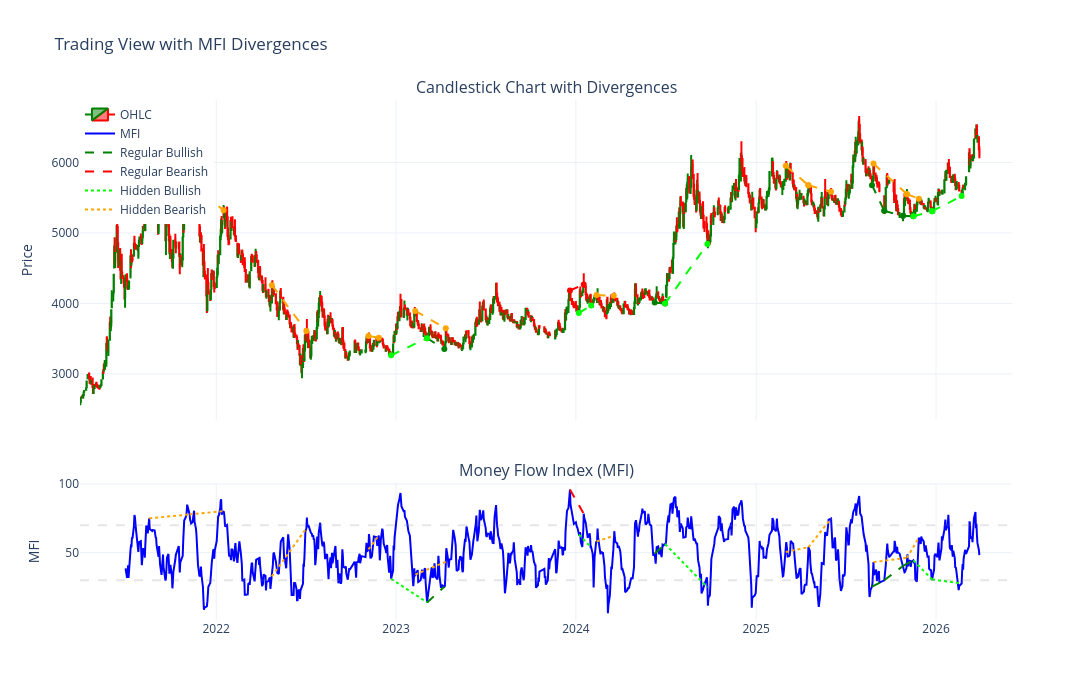

Write notebook code for a chart like this one.
### Code cell
# Plot divergence lines on the chart
fig_div = make_subplots(
    rows=2, cols=1,
    shared_xaxes=True,
    vertical_spacing=0.12,
    row_heights=[0.7, 0.3],
    subplot_titles=("Candlestick Chart with Divergences", "Money Flow Index (MFI)")
)

# Add candlestick chart
fig_div.add_trace(
    go.Candlestick(
        x=df_plot['Date_str'],
        open=df_plot['Open'],
        high=df_plot['High'],
        low=df_plot['Low'],
        close=df_plot['Close'],
        name='OHLC',
        increasing_line_color='green',
        decreasing_line_color='red',
    ),
    row=1, col=1
)

# Add MFI
fig_div.add_trace(
    go.Scatter(
        x=df_plot['Date_str'],
        y=df_plot['mfi'],
        mode='lines',
        name='MFI',
        line=dict(color='blue', width=2)
      
    ),
    row=2, col=1
)

# Regular Bullish on PRICE
for p1, p2 in regular_bullish:
    fig_div.add_trace(
        go.Scatter(
            x=[df_plot['Date_str'].iloc[p1], df_plot['Date_str'].iloc[p2]],
            y=[df_plot['Close'].iloc[p1], df_plot['Close'].iloc[p2]],
            mode='lines+markers',
            line=dict(color='green', dash='dash', width=2),
            showlegend=False,
            hovertemplate='Regular Bullish<extra></extra>'
        ),
        row=1, col=1
    )

# Regular Bearish on PRICE
for p1, p2 in regular_bearish:
    fig_div.add_trace(
        go.Scatter(
            x=[df_plot['Date_str'].iloc[p1], df_plot['Date_str'].iloc[p2]],
            y=[df_plot['Close'].iloc[p1], df_plot['Close'].iloc[p2]],
            mode='lines+markers',
            line=dict(color='red', dash='dash', width=2),
            showlegend=False,
            hovertemplate='Regular Bearish<extra></extra>'
        ),
        row=1, col=1
    )

# Hidden Bullish on PRICE
for p1, p2 in hidden_bullish:
    fig_div.add_trace(
        go.Scatter(
            x=[df_plot['Date_str'].iloc[p1], df_plot['Date_str'].iloc[p2]],
            y=[df_plot['Close'].iloc[p1], df_plot['Close'].iloc[p2]],
            mode='lines+markers',
            line=dict(color='lime', dash='dash', width=2),
            showlegend=False,
            hovertemplate='Hidden Bullish<extra></extra>'
        ),
        row=1, col=1
    )

# Hidden Bearish on PRICE
for p1, p2 in hidden_bearish:
    fig_div.add_trace(
        go.Scatter(
            x=[df_plot['Date_str'].iloc[p1], df_plot['Date_str'].iloc[p2]],
            y=[df_plot['Close'].iloc[p1], df_plot['Close'].iloc[p2]],
            mode='lines+markers',
            line=dict(color='orange', dash='dash', width=2),
            showlegend=False,
            hovertemplate='Hidden Bearish<extra></extra>'
        ),
        row=1, col=1
    )

# Regular Bullish on MFI
for p1, p2 in regular_bullish:
    fig_div.add_trace(
        go.Scatter(
            x=[df_plot['Date_str'].iloc[p1], df_plot['Date_str'].iloc[p2]],
            y=[df_plot['mfi'].iloc[p1], df_plot['mfi'].iloc[p2]],
            mode='lines',
            line=dict(color='green', dash='dash', width=2),
            showlegend=False,
            hovertemplate='Regular Bullish<extra></extra>'
        ),
        row=2, col=1
    )

# Regular Bearish on MFI
for p1, p2 in regular_bearish:
    fig_div.add_trace(
        go.Scatter(
            x=[df_plot['Date_str'].iloc[p1], df_plot['Date_str'].iloc[p2]],
            y=[df_plot['mfi'].iloc[p1], df_plot['mfi'].iloc[p2]],
            mode='lines',
            line=dict(color='red', dash='dash', width=2),
            showlegend=False,
            hovertemplate='Regular Bearish<extra></extra>'
        ),
        row=2, col=1
    )

# Hidden Bullish on MFI
for p1, p2 in hidden_bullish:
    fig_div.add_trace(
        go.Scatter(
            x=[df_plot['Date_str'].iloc[p1], df_plot['Date_str'].iloc[p2]],
            y=[df_plot['mfi'].iloc[p1], df_plot['mfi'].iloc[p2]],
            mode='lines',
            line=dict(color='lime', dash='dot', width=2),
            showlegend=False,
            hovertemplate='Hidden Bullish<extra></extra>'
        ),
        row=2, col=1
    )

# Hidden Bearish on MFI
for p1, p2 in hidden_bearish:
    fig_div.add_trace(
        go.Scatter(
            x=[df_plot['Date_str'].iloc[p1], df_plot['Date_str'].iloc[p2]],
            y=[df_plot['mfi'].iloc[p1], df_plot['mfi'].iloc[p2]],
            mode='lines',
            line=dict(color='orange', dash='dot', width=2),
            showlegend=False,
            hovertemplate='Hidden Bearish<extra></extra>'
        ),
        row=2, col=1
    )

# Add overbought/oversold lines (faded)
fig_div.add_hline(y=70, line_dash="dash", line_color="rgba(128, 128, 128, 0.2)", row=2)
fig_div.add_hline(y=30, line_dash="dash", line_color="rgba(128, 128, 128, 0.2)", row=2)

# Add legend entries manually
fig_div.add_trace(go.Scatter(x=[None], y=[None], mode='lines', 
                         line=dict(color='green', dash='dash', width=2), 
                         name='Regular Bullish'), row=1, col=1)
fig_div.add_trace(go.Scatter(x=[None], y=[None], mode='lines', 
                         line=dict(color='red', dash='dash', width=2), 
                         name='Regular Bearish'), row=1, col=1)
fig_div.add_trace(go.Scatter(x=[None], y=[None], mode='lines', 
                         line=dict(color='lime', dash='dot', width=2), 
                         name='Hidden Bullish'), row=1, col=1)
fig_div.add_trace(go.Scatter(x=[None], y=[None], mode='lines', 
                         line=dict(color='orange', dash='dot', width=2), 
                         name='Hidden Bearish'), row=1, col=1)

# Update layout
fig_div.update_layout(
    height=700,
    width=1400,
    title_text="Trading View with MFI Divergences",
    xaxis_rangeslider_visible=False,
    hovermode='x unified',
    template='plotly_white',
    legend=dict(x=0, y=1)
)

fig_div.update_yaxes(title_text="Price", row=1, col=1)
fig_div.update_yaxes(title_text="MFI", row=2, col=1)

# Print summary
print(f"Regular Bullish Divergences: {len(regular_bullish)}")
print(f"Regular Bearish Divergences: {len(regular_bearish)}")
print(f"Hidden Bullish Divergences: {len(hidden_bullish)}")
print(f"Hidden Bearish Divergences: {len(hidden_bearish)}")

fig_div.show()

### Figure 1 — Plotly figure (JSON) as saved in the notebook; plotly's stock layout.template omitted (floating-point values rounded to 4 significant figures; data arrays with more than 128 entries replaced by an {"elided": "..."} marker saying what was removed)
{"data": [{"close": {"elided": "1158 float values"}, "decreasing": {"line": {"color": "red"}}, "high": {"elided": "1158 float values"}, "increasing": {"line": {"color": "green"}}, "low": {"elided": "1158 float values"}, "name": "OHLC", "open": {"elided": "1158 float values"}, "type": "candlestick", "x": {"elided": "1158 str values"}, "xaxis": "x", "yaxis": "y"}, {"line": {"color": "blue", "width": 2}, "mode": "lines", "name": "MFI", "type": "scatter", "x": {"elided": "1158 str values"}, "xaxis": "x2", "y": {"elided": "1158 float values"}, "yaxis": "y2"}, {"hovertemplate": "Regular Bullish<extra></extra>", "line": {"color": "green", "dash": "dash", "width": 2}, "mode": "lines+markers", "showlegend": false, "type": "scatter", "x": ["2023-03-05", "2023-04-09"], "xaxis": "x", "y": [3507.0, 3352.0], "yaxis": "y"}, {"hovertemplate": "Regular Bullish<extra></extra>", "line": {"color": "green", "dash": "dash", "width": 2}, "mode": "lines+markers", "showlegend": false, "type": "scatter", "x": ["2024-06-09", "2024-06-30"], "xaxis": "x", "y": [4013.0, 3997.0], "yaxis": "y"}, {"hovertemplate": "Regular Bullish<extra></extra>", "line": {"color": "green", "dash": "dash", "width": 2}, "mode": "lines+markers", "showlegend": false, "type": "scatter", "x": ["2025-08-24", "2025-09-18"], "xaxis": "x", "y": [5678.0, 5314.0], "yaxis": "y"}, {"hovertemplate": "Regular Bullish<extra></extra>", "line": {"color": "green", "dash": "dash", "width": 2}, "mode": "lines+markers", "showlegend": false, "type": "scatter", "x": ["2025-09-18", "2025-10-26"], "xaxis": "x", "y": [5314.0, 5243.0], "yaxis": "y"}, {"hovertemplate": "Regular Bullish<extra></extra>", "line": {"color": "green", "dash": "dash", "width": 2}, "mode": "lines+markers", "showlegend": false, "type": "scatter", "x": ["2025-10-26", "2025-11-16"], "xaxis": "x", "y": [5243.0, 5237.0], "yaxis": "y"}, {"hovertemplate": "Regular Bearish<extra></extra>", "line": {"color": "red", "dash": "dash", "width": 2}, "mode": "lines+markers", "showlegend": false, "type": "scatter", "x": ["2023-12-20", "2024-01-17"], "xaxis": "x", "y": [4183.0, 4270.0], "yaxis": "y"}, {"hovertemplate": "Hidden Bullish<extra></extra>", "line": {"color": "lime", "dash": "dash", "width": 2}, "mode": "lines+markers", "showlegend": false, "type": "scatter", "x": ["2022-12-22", "2023-03-05"], "xaxis": "x", "y": [3263.0, 3507.0], "yaxis": "y"}, {"hovertemplate": "Hidden Bullish<extra></extra>", "line": {"color": "lime", "dash": "dash", "width": 2}, "mode": "lines+markers", "showlegend": false, "type": "scatter", "x": ["2024-01-07", "2024-02-01"], "xaxis": "x", "y": [3865.0, 3969.0], "yaxis": "y"}, {"hovertemplate": "Hidden Bullish<extra></extra>", "line": {"color": "lime", "dash": "dash", "width": 2}, "mode": "lines+markers", "showlegend": false, "type": "scatter", "x": ["2024-06-30", "2024-09-24"], "xaxis": "x", "y": [3997.0, 4844.0], "yaxis": "y"}, {"hovertemplate": "Hidden Bullish<extra></extra>", "line": {"color": "lime", "dash": "dash", "width": 2}, "mode": "lines+markers", "showlegend": false, "type": "scatter", "x": ["2025-11-16", "2025-12-24"], "xaxis": "x", "y": [5237.0, 5309.0], "yaxis": "y"}, {"hovertemplate": "Hidden Bullish<extra></extra>", "line": {"color": "lime", "dash": "dash", "width": 2}, "mode": "lines+markers", "showlegend": false, "type": "scatter", "x": ["2025-12-24", "2026-02-22"], "xaxis": "x", "y": [5309.0, 5524.0], "yaxis": "y"}, {"hovertemplate": "Hidden Bearish<extra></extra>", "line": {"color": "orange", "dash": "dash", "width": 2}, "mode": "lines+markers", "showlegend": false, "type": "scatter", "x": ["2021-08-18", "2021-11-08"], "xaxis": "x", "y": [6293.0, 5684.0], "yaxis": "y"}, {"hovertemplate": "Hidden Bearish<extra></extra>", "line": {"color": "orange", "dash": "dash", "width": 2}, "mode": "lines+markers", "showlegend": false, "type": "scatter", "x": ["2021-11-08", "2022-01-16"], "xaxis": "x", "y": [5684.0, 5324.0], "yaxis": "y"}, {"hovertemplate": "Hidden Bearish<extra></extra>", "line": {"color": "orange", "dash": "dash", "width": 2}, "mode": "lines+markers", "showlegend": false, "type": "scatter", "x": ["2022-04-24", "2022-07-03"], "xaxis": "x", "y": [4258.0, 3607.0], "yaxis": "y"}, {"hovertemplate": "Hidden Bearish<extra></extra>", "line": {"color": "orange", "dash": "dash", "width": 2}, "mode": "lines+markers", "showlegend": false, "type": "scatter", "x": ["2022-11-06", "2022-11-27"], "xaxis": "x", "y": [3537.0, 3514.0], "yaxis": "y"}, {"hovertemplate": "Hidden Bearish<extra></extra>", "line": {"color": "orange", "dash": "dash", "width": 2}, "mode": "lines+markers", "showlegend": false, "type": "scatter", "x": ["2023-02-09", "2023-04-12"], "xaxis": "x", "y": [3893.0, 3647.0], "yaxis": "y"}, {"hovertemplate": "Hidden Bearish<extra></extra>", "line": {"color": "orange", "dash": "dash", "width": 2}, "mode": "lines+markers", "showlegend": false, "type": "scatter", "x": ["2024-02-12", "2024-03-18"], "xaxis": "x", "y": [4121.0, 4108.0], "yaxis": "y"}, {"hovertemplate": "Hidden Bearish<extra></extra>", "line": {"color": "orange", "dash": "dash", "width": 2}, "mode": "lines+markers", "showlegend": false, "type": "scatter", "x": ["2025-03-02", "2025-04-17"], "xaxis": "x", "y": [5954.0, 5677.0], "yaxis": "y"}, {"hovertemplate": "Hidden Bearish<extra></extra>", "line": {"color": "orange", "dash": "dash", "width": 2}, "mode": "lines+markers", "showlegend": false, "type": "scatter", "x": ["2025-04-17", "2025-06-02"], "xaxis": "x", "y": [5677.0, 5587.0], "yaxis": "y"}, {"hovertemplate": "Hidden Bearish<extra></extra>", "line": {"color": "orange", "dash": "dash", "width": 2}, "mode": "lines+markers", "showlegend": false, "type": "scatter", "x": ["2025-08-27", "2025-11-03"], "xaxis": "x", "y": [5985.0, 5551.0], "yaxis": "y"}, {"hovertemplate": "Hidden Bearish<extra></extra>", "line": {"color": "orange", "dash": "dash", "width": 2}, "mode": "lines+markers", "showlegend": false, "type": "scatter", "x": ["2025-11-03", "2025-11-27"], "xaxis": "x", "y": [5551.0, 5486.0], "yaxis": "y"}, {"hovertemplate": "Regular Bullish<extra></extra>", "line": {"color": "green", "dash": "dash", "width": 2}, "mode": "lines", "showlegend": false, "type": "scatter", "x": ["2023-03-05", "2023-04-09"], "xaxis": "x2", "y": [13.76, 25.16], "yaxis": "y2"}, {"hovertemplate": "Regular Bullish<extra></extra>", "line": {"color": "green", "dash": "dash", "width": 2}, "mode": "lines", "showlegend": false, "type": "scatter", "x": ["2024-06-09", "2024-06-30"], "xaxis": "x2", "y": [49.34, 56.29], "yaxis": "y2"}, {"hovertemplate": "Regular Bullish<extra></extra>", "line": {"color": "green", "dash": "dash", "width": 2}, "mode": "lines", "showlegend": false, "type": "scatter", "x": ["2025-08-24", "2025-09-18"], "xaxis": "x2", "y": [25.21, 29.88], "yaxis": "y2"}, {"hovertemplate": "Regular Bullish<extra></extra>", "line": {"color": "green", "dash": "dash", "width": 2}, "mode": "lines", "showlegend": false, "type": "scatter", "x": ["2025-09-18", "2025-10-26"], "xaxis": "x2", "y": [29.88, 40.34], "yaxis": "y2"}, {"hovertemplate": "Regular Bullish<extra></extra>", "line": {"color": "green", "dash": "dash", "width": 2}, "mode": "lines", "showlegend": false, "type": "scatter", "x": ["2025-10-26", "2025-11-16"], "xaxis": "x2", "y": [40.34, 44.38], "yaxis": "y2"}, {"hovertemplate": "Regular Bearish<extra></extra>", "line": {"color": "red", "dash": "dash", "width": 2}, "mode": "lines", "showlegend": false, "type": "scatter", "x": ["2023-12-20", "2024-01-17"], "xaxis": "x2", "y": [95.98, 78.39], "yaxis": "y2"}, {"hovertemplate": "Hidden Bullish<extra></extra>", "line": {"color": "lime", "dash": "dot", "width": 2}, "mode": "lines", "showlegend": false, "type": "scatter", "x": ["2022-12-22", "2023-03-05"], "xaxis": "x2", "y": [30.95, 13.76], "yaxis": "y2"}, {"hovertemplate": "Hidden Bullish<extra></extra>", "line": {"color": "lime", "dash": "dot", "width": 2}, "mode": "lines", "showlegend": false, "type": "scatter", "x": ["2024-01-07", "2024-02-01"], "xaxis": "x2", "y": [63.19, 53.87], "yaxis": "y2"}, {"hovertemplate": "Hidden Bullish<extra></extra>", "line": {"color": "lime", "dash": "dot", "width": 2}, "mode": "lines", "showlegend": false, "type": "scatter", "x": ["2024-06-30", "2024-09-24"], "xaxis": "x2", "y": [56.29, 24.72], "yaxis": "y2"}, {"hovertemplate": "Hidden Bullish<extra></extra>", "line": {"color": "lime", "dash": "dot", "width": 2}, "mode": "lines", "showlegend": false, "type": "scatter", "x": ["2025-11-16", "2025-12-24"], "xaxis": "x2", "y": [44.38, 30.5], "yaxis": "y2"}, {"hovertemplate": "Hidden Bullish<extra></extra>", "line": {"color": "lime", "dash": "dot", "width": 2}, "mode": "lines", "showlegend": false, "type": "scatter", "x": ["2025-12-24", "2026-02-22"], "xaxis": "x2", "y": [30.5, 27.59], "yaxis": "y2"}, {"hovertemplate": "Hidden Bearish<extra></extra>", "line": {"color": "orange", "dash": "dot", "width": 2}, "mode": "lines", "showlegend": false, "type": "scatter", "x": ["2021-08-18", "2021-11-08"], "xaxis": "x2", "y": [75.04, 77.89], "yaxis": "y2"}, {"hovertemplate": "Hidden Bearish<extra></extra>", "line": {"color": "orange", "dash": "dot", "width": 2}, "mode": "lines", "showlegend": false, "type": "scatter", "x": ["2021-11-08", "2022-01-16"], "xaxis": "x2", "y": [77.89, 80.3], "yaxis": "y2"}, {"hovertemplate": "Hidden Bearish<extra></extra>", "line": {"color": "orange", "dash": "dot", "width": 2}, "mode": "lines", "showlegend": false, "type": "scatter", "x": ["2022-04-24", "2022-07-03"], "xaxis": "x2", "y": [32.73, 67.84], "yaxis": "y2"}, {"hovertemplate": "Hidden Bearish<extra></extra>", "line": {"color": "orange", "dash": "dot", "width": 2}, "mode": "lines", "showlegend": false, "type": "scatter", "x": ["2022-11-06", "2022-11-27"], "xaxis": "x2", "y": [52.38, 62.56], "yaxis": "y2"}, {"hovertemplate": "Hidden Bearish<extra></extra>", "line": {"color": "orange", "dash": "dot", "width": 2}, "mode": "lines", "showlegend": false, "type": "scatter", "x": ["2023-02-09", "2023-04-12"], "xaxis": "x2", "y": [34.1, 43.31], "yaxis": "y2"}, {"hovertemplate": "Hidden Bearish<extra></extra>", "line": {"color": "orange", "dash": "dot", "width": 2}, "mode": "lines", "showlegend": false, "type": "scatter", "x": ["2024-02-12", "2024-03-18"], "xaxis": "x2", "y": [58.14, 62.35], "yaxis": "y2"}, {"hovertemplate": "Hidden Bearish<extra></extra>", "line": {"color": "orange", "dash": "dot", "width": 2}, "mode": "lines", "showlegend": false, "type": "scatter", "x": ["2025-03-02", "2025-04-17"], "xaxis": "x2", "y": [50.47, 54.02], "yaxis": "y2"}, {"hovertemplate": "Hidden Bearish<extra></extra>", "line": {"color": "orange", "dash": "dot", "width": 2}, "mode": "lines", "showlegend": false, "type": "scatter", "x": ["2025-04-17", "2025-06-02"], "xaxis": "x2", "y": [54.02, 74.85], "yaxis": "y2"}, {"hovertemplate": "Hidden Bearish<extra></extra>", "line": {"color": "orange", "dash": "dot", "width": 2}, "mode": "lines", "showlegend": false, "type": "scatter", "x": ["2025-08-27", "2025-11-03"], "xaxis": "x2", "y": [43.12, 46.24], "yaxis": "y2"}, {"hovertemplate": "Hidden Bearish<extra></extra>", "line": {"color": "orange", "dash": "dot", "width": 2}, "mode": "lines", "showlegend": false, "type": "scatter", "x": ["2025-11-03", "2025-11-27"], "xaxis": "x2", "y": [46.24, 60.89], "yaxis": "y2"}, {"line": {"color": "green", "dash": "dash", "width": 2}, "mode": "lines", "name": "Regular Bullish", "type": "scatter", "x": [null], "xaxis": "x", "y": [null], "yaxis": "y"}, {"line": {"color": "red", "dash": "dash", "width": 2}, "mode": "lines", "name": "Regular Bearish", "type": "scatter", "x": [null], "xaxis": "x", "y": [null], "yaxis": "y"}, {"line": {"color": "lime", "dash": "dot", "width": 2}, "mode": "lines", "name": "Hidden Bullish", "type": "scatter", "x": [null], "xaxis": "x", "y": [null], "yaxis": "y"}, {"line": {"color": "orange", "dash": "dot", "width": 2}, "mode": "lines", "name": "Hidden Bearish", "type": "scatter", "x": [null], "xaxis": "x", "y": [null], "yaxis": "y"}], "layout": {"annotations": [{"font": {"size": 16}, "showarrow": false, "text": "Candlestick Chart with Divergences", "x": 0.5, "xanchor": "center", "xref": "paper", "y": 1, "yanchor": "bottom", "yref": "paper"}, {"font": {"size": 16}, "showarrow": false, "text": "Money Flow Index (MFI)", "x": 0.5, "xanchor": "center", "xref": "paper", "y": 0.264, "yanchor": "bottom", "yref": "paper"}], "height": 700, "hovermode": "x unified", "legend": {"x": 0, "y": 1}, "shapes": [{"line": {"color": "rgba(128, 128, 128, 0.2)", "dash": "dash"}, "type": "line", "x0": 0, "x1": 1, "xref": "x2 domain", "y0": 70, "y1": 70, "yref": "y2"}, {"line": {"color": "rgba(128, 128, 128, 0.2)", "dash": "dash"}, "type": "line", "x0": 0, "x1": 1, "xref": "x2 domain", "y0": 30, "y1": 30, "yref": "y2"}], "title": {"text": "Trading View with MFI Divergences"}, "width": 1400, "xaxis": {"anchor": "y", "autorange": true, "domain": [0, 1], "matches": "x2", "range": ["2021-03-30 12:00", "2026-06-02 04:47:43.4448"], "rangeslider": {"visible": false, "yaxis": {}}, "showticklabels": false, "type": "date"}, "xaxis2": {"anchor": "y2", "autorange": true, "domain": [0, 1], "range": ["2021-03-30 12:00", "2026-06-02 04:47:43.4448"], "type": "date"}, "yaxis": {"anchor": "x", "autorange": true, "domain": [0.384, 1], "range": [2340.0, 6888.0], "title": {"text": "Price"}, "type": "linear"}, "yaxis2": {"anchor": "x2", "autorange": true, "domain": [0, 0.264], "range": [0.9541, 101.0], "title": {"text": "MFI"}, "type": "linear"}}}
